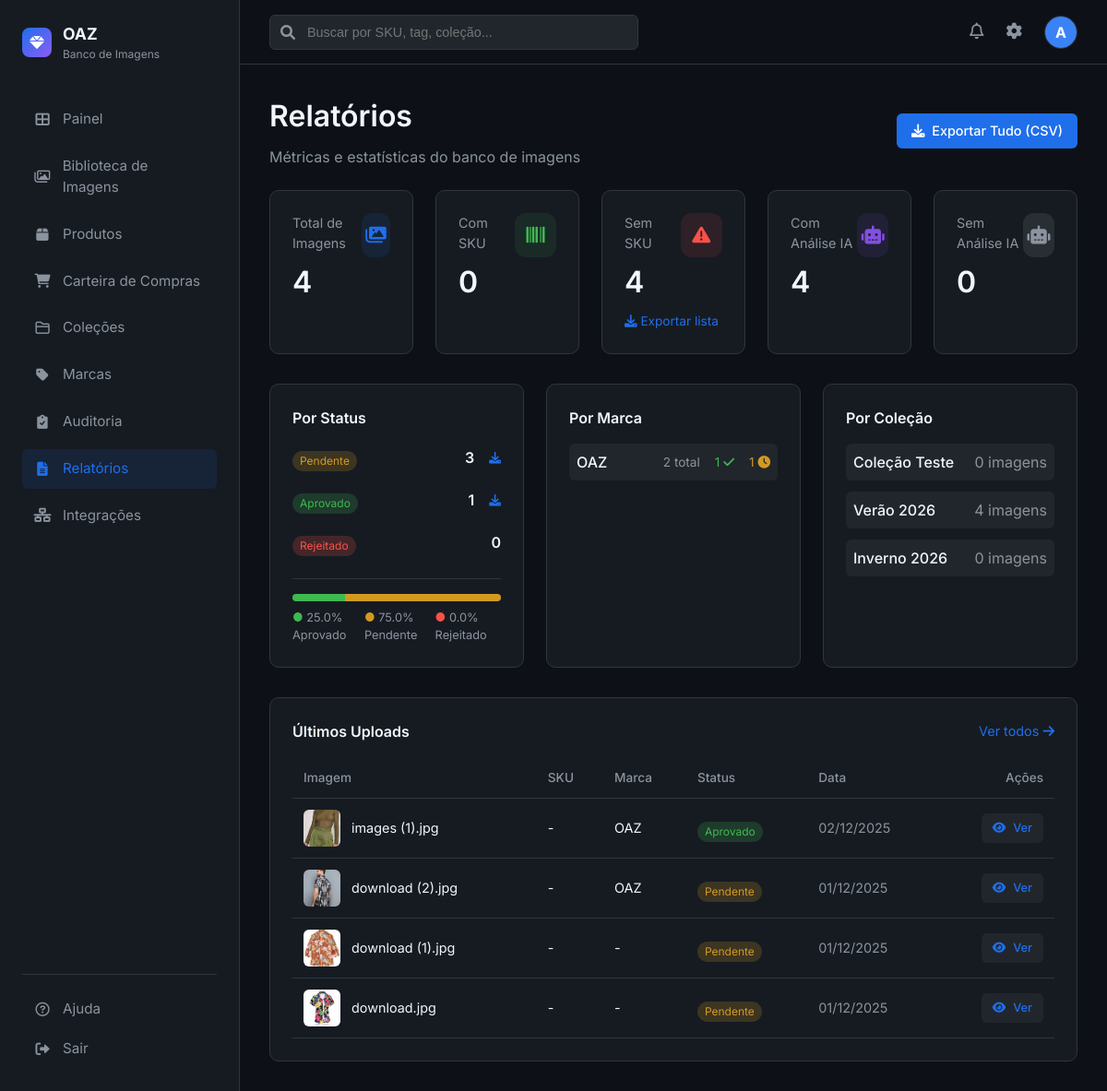
The app's page /reports (signed in), older data.
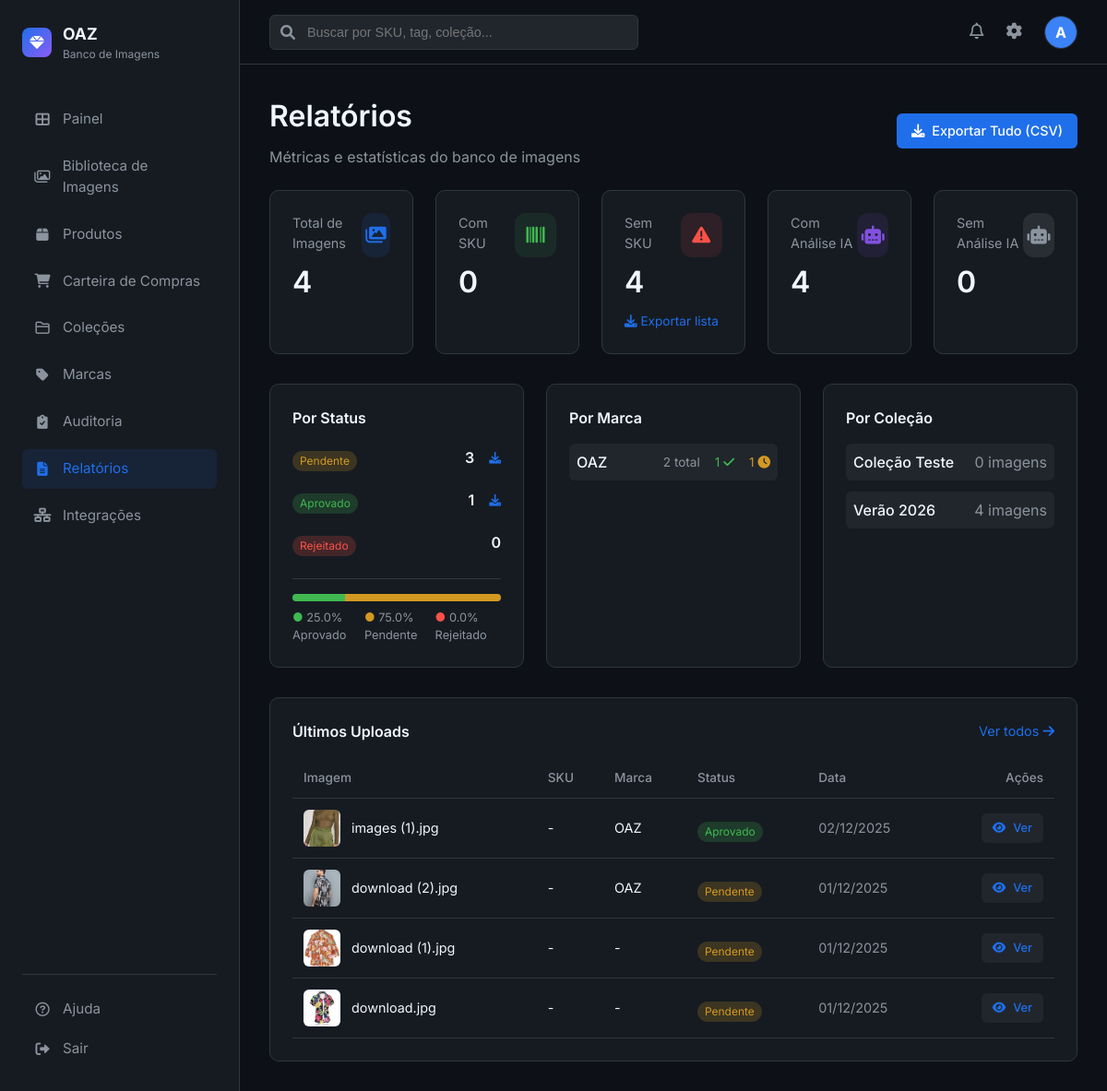
The same page, newer data.
### app.py (models this page shows)
class Brand(db.Model):
    id = db.Column(db.Integer, primary_key=True)
    name = db.Column(db.String(100), nullable=False, unique=True)
    description = db.Column(db.Text)
    created_at = db.Column(db.DateTime, default=datetime.utcnow)
    images = db.relationship('Image', backref='brand_ref', lazy=True)

class Collection(db.Model):
    id = db.Column(db.Integer, primary_key=True)
    name = db.Column(db.String(100), nullable=False)
    description = db.Column(db.Text)
    season = db.Column(db.String(50))  # Estação: Primavera/Verão, Outono/Inverno
    year = db.Column(db.Integer)  # Ano da coleção
    campanha = db.Column(db.String(100))  # Nome da campanha
    created_at = db.Column(db.DateTime, default=datetime.utcnow)
    images = db.relationship('Image', backref='collection', lazy=True)

class Image(db.Model):
    id = db.Column(db.Integer, primary_key=True)
    filename = db.Column(db.String(255), nullable=False)
    original_name = db.Column(db.String(255), nullable=False)
    description = db.Column(db.Text)
    sku = db.Column(db.String(50))
    brand_id = db.Column(db.Integer, db.ForeignKey('brand.id'))
    status = db.Column(db.String(20), default='Pendente')
    upload_date = db.Column(db.DateTime, default=datetime.utcnow)
    shooting_date = db.Column(db.Date)
    photographer = db.Column(db.String(100))
    unique_code = db.Column(db.String(50), unique=True)
    collection_id = db.Column(db.Integer, db.ForeignKey('collection.id'))
    uploader_id = db.Column(db.Integer, db.ForeignKey('user.id'))
    tags = db.Column(db.Text)
    ai_item_type = db.Column(db.String(100))
    ai_color = db.Column(db.String(50))
    ai_material = db.Column(db.String(100))
    ai_pattern = db.Column(db.String(50))
    ai_style = db.Column(db.String(50))
    items = db.relationship('ImageItem', backref='image', lazy=True, cascade='all, delete-orphan')

### app.py (the view)
@app.route('/reports')
@login_required
def reports():
    total_images = Image.query.count()
    images_with_sku = Image.query.filter(Image.sku.isnot(None), Image.sku != '').count()
    images_without_sku = total_images - images_with_sku
    pending_images = Image.query.filter_by(status='Pendente').count()
    approved_images = Image.query.filter_by(status='Aprovado').count()
    rejected_images = Image.query.filter_by(status='Rejeitado').count()
    images_with_ai = Image.query.filter(Image.ai_item_type.isnot(None)).count()
    images_without_ai = total_images - images_with_ai
    brands = Brand.query.all()
    brands_stats = []
    for brand in brands:
        count = Image.query.filter_by(brand_id=brand.id).count()
        approved = Image.query.filter_by(brand_id=brand.id, status='Aprovado').count()
        pending = Image.query.filter_by(brand_id=brand.id, status='Pendente').count()
        brands_stats.append({
            'name': brand.name,
            'total': count,
            'approved': approved,
            'pending': pending
        })
    collections = Collection.query.all()
    collections_stats = []
    for collection in collections:
        count = Image.query.filter_by(collection_id=collection.id).count()
        collections_stats.append({
            'name': collection.name,
            'total': count
        })
    recent_uploads = Image.query.order_by(Image.upload_date.desc()).limit(10).all()
    return render_template('reports/index.html',
                          total_images=total_images,
                          images_with_sku=images_with_sku,
                          images_without_sku=images_without_sku,
                          pending_images=pending_images,
                          approved_images=approved_images,
                          rejected_images=rejected_images,
                          images_with_ai=images_with_ai,
                          images_without_ai=images_without_ai,
                          brands_stats=brands_stats,
                          collections_stats=collections_stats,
                          recent_uploads=recent_uploads)

### app.py (called while the page is built)
@login_manager.user_loader
def load_user(user_id):
    return User.query.get(int(user_id))

### templates/reports/index.html (shortened to what the changed rows need)
{% extends "base.html" %}
{% block content %}
<div style="margin-bottom: 1.5rem;">
    <div style="display: flex; justify-content: space-between; align-items: center;">
        <div>
            <h1>Relatórios</h1>
        </div>
    </div>
</div>
<div style="display: grid; grid-template-columns: repeat(5, 1fr); gap: 1.5rem; margin-bottom: 2rem;">
    <div class="stat-card">
        <div style="display: flex; justify-content: space-between; align-items: flex-start;">
            <div>
                <h2 style="font-size: 2rem; font-weight: 600;">{{ total_images }}</h2>
            </div>
        </div>
    </div>
    <div class="stat-card">
        <div style="display: flex; justify-content: space-between; align-items: flex-start;">
            <div>
                <h2 style="font-size: 2rem; font-weight: 600;">{{ images_with_sku }}</h2>
            </div>
        </div>
    </div>
    <div class="stat-card">
        <div style="display: flex; justify-content: space-between; align-items: flex-start;">
            <div>
                <h2 style="font-size: 2rem; font-weight: 600;">{{ images_without_sku }}</h2>
            </div>
        </div>
    </div>
    <div class="stat-card">
        <div style="display: flex; justify-content: space-between; align-items: flex-start;">
            <div>
                <h2 style="font-size: 2rem; font-weight: 600;">{{ images_with_ai }}</h2>
            </div>
        </div>
    </div>
    <div class="stat-card">
        <div style="display: flex; justify-content: space-between; align-items: flex-start;">
            <div>
                <h2 style="font-size: 2rem; font-weight: 600;">{{ images_without_ai }}</h2>
            </div>
        </div>
    </div>
</div>
<div style="display: grid; grid-template-columns: repeat(3, 1fr); gap: 1.5rem; margin-bottom: 2rem;">
    <div class="stat-card">
        {% if brands_stats %}
        <div style="display: flex; flex-direction: column; gap: 0.75rem; max-height: 200px; overflow-y: auto;">
            {% for brand in brands_stats %}
            <div style="display: flex; justify-content: space-between; align-items: center; padding: 0.5rem; background: var(--bg-tertiary); border-radius: 6px;">
                <span style="font-weight: 500;">{{ brand.name }}</span>
                <div style="display: flex; gap: 1rem; font-size: 0.85rem;">
                    <span style="color: var(--text-secondary);">{{ brand.total }} total</span>
                    <span style="color: #3fb950;">{{ brand.approved }} <i class="fas fa-check"></i></span>
                    <span style="color: #d29922;">{{ brand.pending }} <i class="fas fa-clock"></i></span>
                </div>
            </div>
            {% endfor %}
        </div>
        {% else %}
        <p style="color: var(--text-secondary); font-size: 0.9rem;">Nenhuma marca cadastrada.</p>
        {% endif %}
    </div>
    <div class="stat-card">
        {% if collections_stats %}
        <div style="display: flex; flex-direction: column; gap: 0.75rem; max-height: 200px; overflow-y: auto;">
            {% for collection in collections_stats %}
            <div style="display: flex; justify-content: space-between; align-items: center; padding: 0.5rem; background: var(--bg-tertiary); border-radius: 6px;">
                <span style="font-weight: 500;">{{ collection.name }}</span>
                <span style="color: var(--text-secondary);">{{ collection.total }} imagens</span>
            </div>
            {% endfor %}
        </div>
        {% else %}
        <p style="color: var(--text-secondary); font-size: 0.9rem;">Nenhuma coleção cadastrada.</p>
        {% endif %}
    </div>
</div>
<div class="stat-card">
    {% if recent_uploads %}
    <div style="overflow-x: auto;">
        <table style="width: 100%; border-collapse: collapse;">
            <thead>
                <tr style="border-bottom: 1px solid var(--border-color);">
                    <th style="text-align: left; padding: 0.75rem; font-weight: 500; color: var(--text-secondary); font-size: 0.85rem;">Imagem</th>
                    <th style="text-align: left; padding: 0.75rem; font-weight: 500; color: var(--text-secondary); font-size: 0.85rem;">SKU</th>
                    <th style="text-align: left; padding: 0.75rem; font-weight: 500; color: var(--text-secondary); font-size: 0.85rem;">Marca</th>
                    <th style="text-align: left; padding: 0.75rem; font-weight: 500; color: var(--text-secondary); font-size: 0.85rem;">Status</th>
                    <th style="text-align: left; padding: 0.75rem; font-weight: 500; color: var(--text-secondary); font-size: 0.85rem;">Data</th>
                    <th style="text-align: right; padding: 0.75rem; font-weight: 500; color: var(--text-secondary); font-size: 0.85rem;">Ações</th>
                </tr>
            </thead>
            <tbody>
                {% for img in recent_uploads %}
                <tr style="border-bottom: 1px solid var(--border-color);">
                    <td style="padding: 0.75rem;">
                        <div style="display: flex; align-items: center; gap: 0.75rem;">
                            <img src="{{ url_for('static', filename='uploads/' + img.filename) }}"
                                 style="width: 40px; height: 40px; object-fit: cover; border-radius: 6px;">
                            <span style="font-size: 0.9rem;">{{ img.original_name[:30] }}{% if img.original_name|length > 30 %}...{% endif %}</span>
                        </div>
                    </td>
                    <td style="padding: 0.75rem; font-size: 0.9rem;">{{ img.sku or '-' }}</td>
                    <td style="padding: 0.75rem; font-size: 0.9rem;">{{ img.brand_ref.name if img.brand_ref else '-' }}</td>
                    <td style="padding: 0.75rem;">
                        <span class="status-badge status-{{ img.status.lower() }}">{{ img.status }}</span>
                    </td>
                    <td style="padding: 0.75rem; font-size: 0.9rem; color: var(--text-secondary);">{{ img.upload_date.strftime('%d/%m/%Y') }}</td>
                    <td style="padding: 0.75rem; text-align: right;">
                        <a href="{{ url_for('image_detail', id=img.id) }}" class="btn" style="padding: 0.4rem 0.75rem; font-size: 0.8rem; background: var(--bg-tertiary);">
                            <i class="fas fa-eye"></i> Ver
                        </a>
                    </td>
                </tr>
                {% endfor %}
            </tbody>
        </table>
    </div>
    {% else %}
    <p style="color: var(--text-secondary); text-align: center; padding: 2rem;">Nenhuma imagem enviada ainda.</p>
    {% endif %}
</div>
{% endblock %}

Row changes from the older to the newer data that the page shows:
removed Collection: name "Inverno 2026", total "0"
